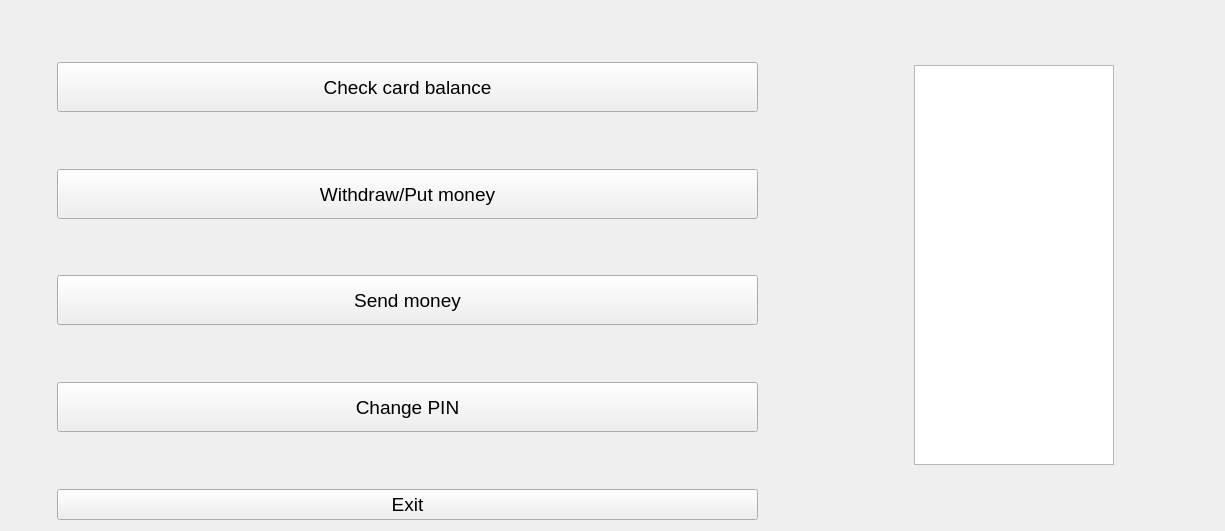
<?xml version="1.0" encoding="UTF-8"?>
<ui version="4.0">
 <class>MainOptionsWidget</class>
 <widget class="QWidget" name="MainOptionsWidget">
  <property name="geometry">
   <rect>
    <x>0</x>
    <y>0</y>
    <width>1225</width>
    <height>531</height>
   </rect>
  </property>
  <property name="windowTitle">
   <string>Form</string>
  </property>
  <layout class="QHBoxLayout" name="horizontalLayout">
   <item>
    <layout class="QFormLayout" name="formLayout">
     <item row="0" column="1">
      <spacer name="verticalSpacer_7">
       <property name="orientation">
        <enum>Qt::Vertical</enum>
       </property>
       <property name="sizeHint" stdset="0">
        <size>
         <width>20</width>
         <height>5</height>
        </size>
       </property>
      </spacer>
     </item>
     <item row="1" column="0">
      <layout class="QFormLayout" name="formLayout_2"/>
     </item>
     <item row="1" column="1">
      <widget class="QPushButton" name="checkBalanceButton">
       <property name="minimumSize">
        <size>
         <width>0</width>
         <height>50</height>
        </size>
       </property>
       <property name="font">
        <font>
         <pointsize>14</pointsize>
        </font>
       </property>
       <property name="text">
        <string>Check card balance</string>
       </property>
      </widget>
     </item>
     <item row="2" column="0">
      <spacer name="horizontalSpacer_3">
       <property name="orientation">
        <enum>Qt::Horizontal</enum>
       </property>
       <property name="sizeHint" stdset="0">
        <size>
         <width>40</width>
         <height>20</height>
        </size>
       </property>
      </spacer>
     </item>
     <item row="2" column="1">
      <spacer name="verticalSpacer_3">
       <property name="orientation">
        <enum>Qt::Vertical</enum>
       </property>
       <property name="sizeHint" stdset="0">
        <size>
         <width>20</width>
         <height>40</height>
        </size>
       </property>
      </spacer>
     </item>
     <item row="3" column="1">
      <widget class="QPushButton" name="withdrawPutButton">
       <property name="minimumSize">
        <size>
         <width>0</width>
         <height>50</height>
        </size>
       </property>
       <property name="font">
        <font>
         <pointsize>14</pointsize>
        </font>
       </property>
       <property name="text">
        <string>Withdraw/Put money</string>
       </property>
      </widget>
     </item>
     <item row="4" column="1">
      <spacer name="verticalSpacer_2">
       <property name="orientation">
        <enum>Qt::Vertical</enum>
       </property>
       <property name="sizeHint" stdset="0">
        <size>
         <width>20</width>
         <height>40</height>
        </size>
       </property>
      </spacer>
     </item>
     <item row="5" column="1">
      <widget class="QPushButton" name="sendMoneyButton">
       <property name="minimumSize">
        <size>
         <width>0</width>
         <height>50</height>
        </size>
       </property>
       <property name="font">
        <font>
         <pointsize>14</pointsize>
        </font>
       </property>
       <property name="text">
        <string>Send money</string>
       </property>
      </widget>
     </item>
     <item row="6" column="1">
      <spacer name="verticalSpacer_5">
       <property name="orientation">
        <enum>Qt::Vertical</enum>
       </property>
       <property name="sizeHint" stdset="0">
        <size>
         <width>20</width>
         <height>40</height>
        </size>
       </property>
      </spacer>
     </item>
     <item row="7" column="1">
      <widget class="QPushButton" name="changePinButton">
       <property name="minimumSize">
        <size>
         <width>0</width>
         <height>50</height>
        </size>
       </property>
       <property name="font">
        <font>
         <pointsize>14</pointsize>
        </font>
       </property>
       <property name="text">
        <string>Change PIN</string>
       </property>
      </widget>
     </item>
     <item row="9" column="1">
      <widget class="QPushButton" name="exitButton">
       <property name="font">
        <font>
         <pointsize>14</pointsize>
        </font>
       </property>
       <property name="text">
        <string>Exit</string>
       </property>
      </widget>
     </item>
     <item row="8" column="1">
      <spacer name="verticalSpacer">
       <property name="orientation">
        <enum>Qt::Vertical</enum>
       </property>
       <property name="sizeHint" stdset="0">
        <size>
         <width>20</width>
         <height>40</height>
        </size>
       </property>
      </spacer>
     </item>
    </layout>
   </item>
   <item>
    <spacer name="horizontalSpacer">
     <property name="orientation">
      <enum>Qt::Horizontal</enum>
     </property>
     <property name="sizeType">
      <enum>QSizePolicy::Preferred</enum>
     </property>
     <property name="sizeHint" stdset="0">
      <size>
       <width>150</width>
       <height>82</height>
      </size>
     </property>
    </spacer>
   </item>
   <item>
    <widget class="QTextEdit" name="infoField">
     <property name="maximumSize">
      <size>
       <width>200</width>
       <height>400</height>
      </size>
     </property>
     <property name="font">
      <font>
       <pointsize>12</pointsize>
      </font>
     </property>
    </widget>
   </item>
   <item>
    <spacer name="horizontalSpacer_2">
     <property name="orientation">
      <enum>Qt::Horizontal</enum>
     </property>
     <property name="sizeType">
      <enum>QSizePolicy::Preferred</enum>
     </property>
     <property name="sizeHint" stdset="0">
      <size>
       <width>100</width>
       <height>20</height>
      </size>
     </property>
    </spacer>
   </item>
  </layout>
 </widget>
 <resources/>
 <connections/>
</ui>
